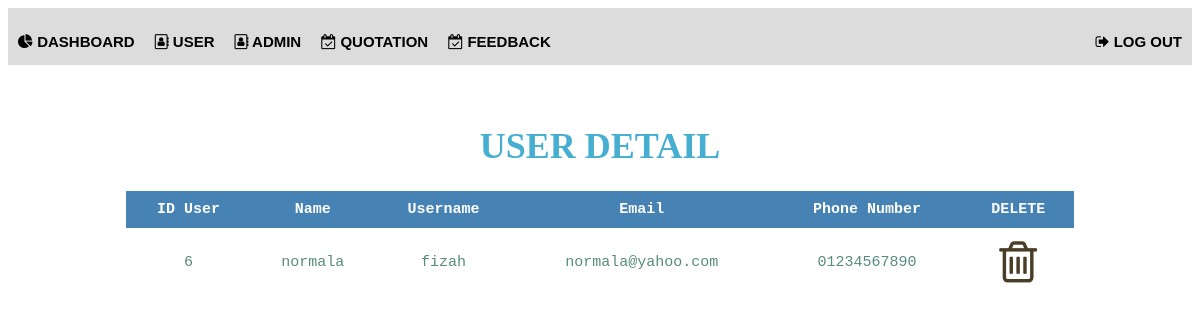
The page /adminReadUser.php on the database its author committed.
### tables this page shows
CREATE TABLE `customer` (
  `id_Cust` int(11) NOT NULL,
  `user_Cust` varchar(100) NOT NULL,
  `pass_Cust` varchar(100) NOT NULL,
  `email_Cust` varchar(100) NOT NULL,
  `noTel_Cust` int(20) NOT NULL,
  `gender_Cust` enum('f','m') NOT NULL,
  `name_Cust` varchar(100) NOT NULL
);

### adminReadUser.php (the view, shortened to what this page needs)
<!DOCTYPE html>
<html>
<head>
	<link rel="stylesheet" type="text/css" href="css/myStyle.css">
	<link rel="stylesheet" href="https://cdnjs.cloudflare.com/ajax/libs/font-awesome/4.7.0/css/font-awesome.min.css">
</head>
<body >
<div class="navbar">
	<center>
	<ul >
		<h2>
			<b>
				<li><a style="font-size:15px;padding: 5px 10px;"href="report.php"><i class="	fa fa-pie-chart"></i> Dashboard </a></li>
	 			<li><a style="font-size:15px;padding: 5px 10px 15px; " href="adminReadUser.php"><i class="fa fa-address-book-o"></i>    User </a></li>
	 			<li><a style="font-size:15px;padding: 5px 10px 15px ; " href="adminList.php"><i class="fa fa-address-book-o"></i>    Admin </a></li>
	 			<li><a style="font-size:15px; padding: 5px 10px;" href="adminRead.php"><i class="fa fa-calendar-check-o"></i> Quotation </a></li>
	 			<li><a style="font-size:15px; padding: 5px 10px;" href="adminFeedback.php"><i class="fa fa-calendar-check-o"></i> Feedback </a></li>
	 			<li style=" float:right;"><a style=" font-size:15px; padding: 5px 10px; " href="adminlogout.php"><i class="fa fa-sign-out"></i>  Log Out </a></li>
	 		</b>
		</h2>
	</ul>
	</center>
</div>
	<br></br>
		<h1><center>USER DETAIL</center></h1>
		<center>
<table class="mama" >
	<tr>
		<th>ID User</th>
		<th>Name</th>
		<th>Username</th>
		<th>Email</th>
		<th>Phone Number</th>
		<th>DELETE</th>
	</tr>
<?php
 include ('connect.php');
$sql="SELECT id_Cust,name_Cust,user_Cust,email_Cust,noTel_Cust,gender_Cust FROM customer";
$result=$conn-> query($sql);
if($result->num_rows > 0)
{
	while($row = $result-> fetch_assoc())
	{
		echo"<tr>";
		echo"<td><center>".$row["id_Cust"]. "</center></td>";
		echo"<td><center>".$row["name_Cust"]. "</center></td>";
		echo"<td><center>".$row["user_Cust"]. "</center></td>";
		echo"<td><center>".$row["email_Cust"]."</center></td>";
		echo"<td><center>0".$row["noTel_Cust"]."</center></td>";
	?>
	<td align="center"><a href="adminDeleteUser.php?id=<?php echo $row["id_Cust"]; ?>">
			<span style="color: #493D26;">
		<i class="fa fa-trash-o"style="font-size:48px"></i></span>
	<?php
echo"</tr>";
}
echo "</table>";
}
else{
	echo"0 result";
}
?>
</center>
</body>
</html>

### css/myStyle.css (style rules this page uses)
h1 { color: #46AFD1; font-family: Time News Roman,serif ; text-transform: uppercase; font-size:3vw; }
h2 { color:white; font-family:Georgia,Serif; font-size:2vw; }
a { color:#606060; font-family:verdana, sans-serif ; text-transform: uppercase; font-size:15px; }
ul { list-style-type: none; margin: 0; padding: 0; overflow: hidden; background-color:#DCDCDC; }
li { float: left; }
li a { display: block; color: black; text-align: center; padding: 14px 16px; text-decoration: none; }

### adminReadUser.php (style rules this page uses)
table { border-collapse: collapse; width:80%; color:#588c7e; font-family: monospace; font-size: 15px; text-align: center; }
th { background-color: #4682B4; color:white; }
th,td { padding: 10px; }

### rows shown on the page
customer: id_Cust "6", name_Cust "normala", user_Cust "fizah", email_Cust "normala@yahoo.com", noTel_Cust "1234567890"
